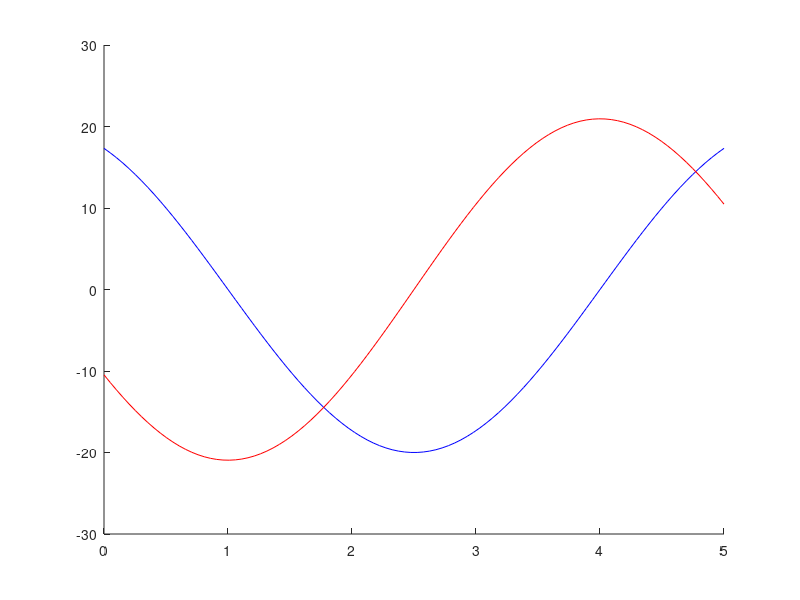

Source code (MATLAB): (Note: this script raises an error after producing the figure.)
clear
clc
close all

%known parameters
t = linspace(0,5,100);
time_at_first_zero = 1;
tau = 2 * 3;
amplitude_magnitude = 20;

%calculated with omega = 2 pi / tau
omega = (2 * pi) / tau;

%calculate first angle at t = 0
first_theta = pi / 2 - time_at_first_zero * omega;

%calculate real / imaginary parts of complex amplitude
imaginary_part = sin(first_theta) * amplitude_magnitude;
real_part = cos(first_theta) * amplitude_magnitude;

%calculate complex amplitude
A_hat = real_part + imaginary_part * 1i;

%calculate x. Assume cosine function because function starts high
func = real(A_hat * exp(1i * omega * t));

%calculate x dot with calculus
func_prime = real(A_hat * omega * 1i * exp(1i * omega * t));

%calculate x dot dot with calculus
func_prime_prime = real(A_hat * omega * 1i * omega * 1i * exp(1i * omega * t));

%calculate time at which first minimum value of x occurs
time_first_minimum = time_at_first_zero + tau / 4;

%calculate time at which first maximum value of x_dot occurs
time_first_maximum_xdot = time_at_first_zero + tau / 2;

%calculate time at which first maximum value of x_dot_dot occurs
time_first_maximum_xdot_dot = time_at_first_zero + tau / 4;

hold on
plot(t,func,'blue')
plot(t,func_prime,'red')
yline(0)
xlabel('time (s)')
ylabel('x (mm)')
legend(["${x}$","${\dot{x}}$"],'interpreter',['latex'],'location','northwest','FontSize',12)

%part A
disp("x(0) = "+func(1)+" mm")
disp("x_dot(0) = "+func_prime(1)+" mm/ms")

%part b
disp("time of first minimum x value = "+time_first_minimum+" ms")

%part c
disp("time of first maximum x_dot value = "+time_first_maximum_xdot+" ms")

%part d
disp("time of first maximum x_dot_dot value = "+time_first_maximum_xdot_dot+" ms")